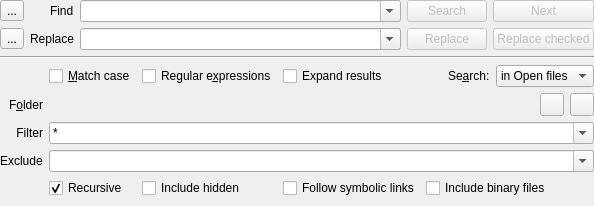
<?xml version="1.0" encoding="UTF-8"?>
<ui version="4.0">
 <class>SearchDialog</class>
 <widget class="QWidget" name="SearchDialog">
  <property name="geometry">
   <rect>
    <x>0</x>
    <y>0</y>
    <width>594</width>
    <height>206</height>
   </rect>
  </property>
  <layout class="QGridLayout" name="topLayout" rowstretch="0,0,0,1" columnstretch="0,0,1,0,0,0">
   <property name="margin">
    <number>0</number>
   </property>
   <item row="1" column="0">
    <widget class="QToolButton" name="displayOptions">
     <property name="text">
      <string>...</string>
     </property>
     <property name="checkable">
      <bool>true</bool>
     </property>
    </widget>
   </item>
   <item row="1" column="4">
    <widget class="KPushButton" name="replaceButton">
     <property name="enabled">
      <bool>false</bool>
     </property>
     <property name="text">
      <string>Replace</string>
     </property>
    </widget>
   </item>
   <item row="0" column="4">
    <widget class="KPushButton" name="searchButton">
     <property name="enabled">
      <bool>false</bool>
     </property>
     <property name="text">
      <string>Search</string>
     </property>
    </widget>
   </item>
   <item row="0" column="0">
    <widget class="QToolButton" name="newTabButton">
     <property name="text">
      <string>...</string>
     </property>
    </widget>
   </item>
   <item row="0" column="1" alignment="Qt::AlignRight">
    <widget class="QLabel" name="findLabel">
     <property name="text">
      <string>Find</string>
     </property>
     <property name="buddy">
      <cstring>searchCombo</cstring>
     </property>
    </widget>
   </item>
   <item row="1" column="1" alignment="Qt::AlignRight">
    <widget class="QLabel" name="replaceLabel">
     <property name="text">
      <string>Replace</string>
     </property>
     <property name="buddy">
      <cstring>replaceCombo</cstring>
     </property>
    </widget>
   </item>
   <item row="3" column="0" colspan="6">
    <widget class="QStackedWidget" name="stackedWidget">
     <property name="sizePolicy">
      <sizepolicy hsizetype="Preferred" vsizetype="Minimum">
       <horstretch>0</horstretch>
       <verstretch>0</verstretch>
      </sizepolicy>
     </property>
     <property name="currentIndex">
      <number>1</number>
     </property>
     <widget class="QWidget" name="resultPage">
      <layout class="QVBoxLayout" name="verticalLayout">
       <property name="margin">
        <number>0</number>
       </property>
       <item>
        <widget class="KTabWidget" name="resultTabWidget">
         <property name="tabsClosable">
          <bool>true</bool>
         </property>
         <property name="movable">
          <bool>true</bool>
         </property>
         <property name="automaticResizeTabs">
          <bool>true</bool>
         </property>
        </widget>
       </item>
      </layout>
     </widget>
     <widget class="QWidget" name="optionsPage">
      <layout class="QGridLayout" name="optionsLayout">
       <property name="margin">
        <number>0</number>
       </property>
       <item row="2" column="0">
        <spacer name="verticalSpacer">
         <property name="orientation">
          <enum>Qt::Vertical</enum>
         </property>
         <property name="sizeHint" stdset="0">
          <size>
           <width>1</width>
           <height>1</height>
          </size>
         </property>
        </spacer>
       </item>
       <item row="0" column="0">
        <widget class="QWidget" name="folderOptions" native="true">
         <property name="sizePolicy">
          <sizepolicy hsizetype="MinimumExpanding" vsizetype="Minimum">
           <horstretch>0</horstretch>
           <verstretch>0</verstretch>
          </sizepolicy>
         </property>
         <layout class="QGridLayout" name="gridLayout_2" rowstretch="0,0,0,0,0,0" columnstretch="0,0,0,0,0,10">
          <property name="margin">
           <number>0</number>
          </property>
          <item row="1" column="2">
           <widget class="QCheckBox" name="useRegExp">
            <property name="text">
             <string>Regular e&amp;xpressions</string>
            </property>
           </widget>
          </item>
          <item row="0" column="0" colspan="6">
           <widget class="Line" name="line">
            <property name="orientation">
             <enum>Qt::Horizontal</enum>
            </property>
           </widget>
          </item>
          <item row="2" column="1" colspan="5">
           <layout class="QHBoxLayout" name="horizontalLayout_3">
            <item>
             <widget class="KUrlComboRequester" name="folderRequester">
              <property name="mode">
               <set>KFile::Directory|KFile::ExistingOnly|KFile::LocalOnly</set>
              </property>
             </widget>
            </item>
            <item>
             <widget class="QToolButton" name="folderUpButton">
              <property name="toolTip">
               <string>Go one folder up.</string>
              </property>
             </widget>
            </item>
            <item>
             <widget class="QToolButton" name="currentFolderButton">
              <property name="toolTip">
               <string>Use the current document's path.</string>
              </property>
             </widget>
            </item>
           </layout>
          </item>
          <item row="3" column="1" colspan="5">
           <widget class="KComboBox" name="filterCombo">
            <property name="editable">
             <bool>true</bool>
            </property>
            <property name="insertPolicy">
             <enum>QComboBox::InsertAtTop</enum>
            </property>
            <item>
             <property name="text">
              <string>*</string>
             </property>
            </item>
           </widget>
          </item>
          <item row="3" column="0">
           <widget class="QLabel" name="filterLabel">
            <property name="text">
             <string>Filter</string>
            </property>
            <property name="alignment">
             <set>Qt::AlignRight|Qt::AlignTrailing|Qt::AlignVCenter</set>
            </property>
            <property name="buddy">
             <cstring>filterCombo</cstring>
            </property>
           </widget>
          </item>
          <item row="1" column="3">
           <widget class="QCheckBox" name="expandResults">
            <property name="text">
             <string extracomment="When this is checked the result treeview will be expanded after a search">Expand results</string>
            </property>
           </widget>
          </item>
          <item row="5" column="1">
           <widget class="QCheckBox" name="recursiveCheckBox">
            <property name="text">
             <string>Recursive</string>
            </property>
            <property name="checked">
             <bool>true</bool>
            </property>
           </widget>
          </item>
          <item row="4" column="1" colspan="5">
           <widget class="KComboBox" name="excludeCombo">
            <property name="editable">
             <bool>true</bool>
            </property>
           </widget>
          </item>
          <item row="2" column="0">
           <widget class="QLabel" name="folderLabel">
            <property name="text">
             <string>F&amp;older</string>
            </property>
            <property name="alignment">
             <set>Qt::AlignRight|Qt::AlignTrailing|Qt::AlignVCenter</set>
            </property>
            <property name="buddy">
             <cstring>folderRequester</cstring>
            </property>
           </widget>
          </item>
          <item row="4" column="0" alignment="Qt::AlignRight">
           <widget class="QLabel" name="excludeLabel">
            <property name="text">
             <string>Exclude</string>
            </property>
            <property name="buddy">
             <cstring>excludeCombo</cstring>
            </property>
           </widget>
          </item>
          <item row="1" column="1">
           <widget class="QCheckBox" name="matchCase">
            <property name="text">
             <string>&amp;Match case</string>
            </property>
           </widget>
          </item>
          <item row="5" column="4">
           <widget class="QCheckBox" name="binaryCheckBox">
            <property name="text">
             <string>Include binary files</string>
            </property>
           </widget>
          </item>
          <item row="5" column="2">
           <widget class="QCheckBox" name="hiddenCheckBox">
            <property name="text">
             <string>Include hidden</string>
            </property>
           </widget>
          </item>
          <item row="5" column="3">
           <widget class="QCheckBox" name="symLinkCheckBox">
            <property name="text">
             <string>Follow symbolic links</string>
            </property>
           </widget>
          </item>
          <item row="1" column="4" colspan="2">
           <layout class="QHBoxLayout" name="horizontalLayout_4">
            <item>
             <spacer name="horizontalSpacer">
              <property name="orientation">
               <enum>Qt::Horizontal</enum>
              </property>
              <property name="sizeHint" stdset="0">
               <size>
                <width>1</width>
                <height>1</height>
               </size>
              </property>
             </spacer>
            </item>
            <item>
             <widget class="QLabel" name="label">
              <property name="text">
               <string>Se&amp;arch:</string>
              </property>
              <property name="buddy">
               <cstring>searchPlaceCombo</cstring>
              </property>
             </widget>
            </item>
            <item>
             <widget class="KComboBox" name="searchPlaceCombo">
              <item>
               <property name="text">
                <string>in Open files</string>
               </property>
              </item>
              <item>
               <property name="text">
                <string>in Folder</string>
               </property>
              </item>
             </widget>
            </item>
           </layout>
          </item>
         </layout>
        </widget>
       </item>
      </layout>
     </widget>
    </widget>
   </item>
   <item row="0" column="5">
    <widget class="QStackedWidget" name="nextAndStop">
     <property name="sizePolicy">
      <sizepolicy hsizetype="Minimum" vsizetype="Minimum">
       <horstretch>0</horstretch>
       <verstretch>0</verstretch>
      </sizepolicy>
     </property>
     <property name="currentIndex">
      <number>0</number>
     </property>
     <widget class="QWidget" name="page_3">
      <property name="sizePolicy">
       <sizepolicy hsizetype="Minimum" vsizetype="Minimum">
        <horstretch>0</horstretch>
        <verstretch>0</verstretch>
       </sizepolicy>
      </property>
      <layout class="QHBoxLayout" name="horizontalLayout">
       <property name="margin">
        <number>0</number>
       </property>
       <item>
        <widget class="KPushButton" name="nextButton">
         <property name="enabled">
          <bool>false</bool>
         </property>
         <property name="text">
          <string>Next</string>
         </property>
        </widget>
       </item>
      </layout>
     </widget>
     <widget class="QWidget" name="stopButtonPage">
      <property name="sizePolicy">
       <sizepolicy hsizetype="Minimum" vsizetype="Minimum">
        <horstretch>0</horstretch>
        <verstretch>0</verstretch>
       </sizepolicy>
      </property>
      <layout class="QHBoxLayout" name="horizontalLayout_2">
       <property name="margin">
        <number>0</number>
       </property>
       <item>
        <widget class="KPushButton" name="stopButton">
         <property name="sizePolicy">
          <sizepolicy hsizetype="MinimumExpanding" vsizetype="Fixed">
           <horstretch>0</horstretch>
           <verstretch>0</verstretch>
          </sizepolicy>
         </property>
         <property name="text">
          <string>Stop</string>
         </property>
        </widget>
       </item>
      </layout>
     </widget>
    </widget>
   </item>
   <item row="0" column="2" colspan="2">
    <widget class="KHistoryComboBox" name="searchCombo">
     <property name="editable">
      <bool>true</bool>
     </property>
     <property name="autoCompletion">
      <bool>true</bool>
     </property>
    </widget>
   </item>
   <item row="1" column="2" colspan="2">
    <widget class="KHistoryComboBox" name="replaceCombo">
     <property name="editable">
      <bool>true</bool>
     </property>
     <property name="autoCompletion">
      <bool>true</bool>
     </property>
    </widget>
   </item>
   <item row="1" column="5">
    <widget class="KPushButton" name="replaceCheckedBtn">
     <property name="enabled">
      <bool>false</bool>
     </property>
     <property name="text">
      <string>Replace checked</string>
     </property>
    </widget>
   </item>
  </layout>
 </widget>
 <customwidgets>
  <customwidget>
   <class>KComboBox</class>
   <extends>QComboBox</extends>
   <header>kcombobox.h</header>
  </customwidget>
  <customwidget>
   <class>KUrlComboRequester</class>
   <extends>KUrlRequester</extends>
   <header>kurlrequester.h</header>
  </customwidget>
  <customwidget>
   <class>KPushButton</class>
   <extends>QPushButton</extends>
   <header>kpushbutton.h</header>
  </customwidget>
  <customwidget>
   <class>KUrlRequester</class>
   <extends>QFrame</extends>
   <header>kurlrequester.h</header>
  </customwidget>
  <customwidget>
   <class>KTabWidget</class>
   <extends>QTabWidget</extends>
   <header>ktabwidget.h</header>
   <container>1</container>
  </customwidget>
  <customwidget>
   <class>KHistoryComboBox</class>
   <extends>KComboBox</extends>
   <header>khistorycombobox.h</header>
  </customwidget>
 </customwidgets>
 <tabstops>
  <tabstop>newTabButton</tabstop>
  <tabstop>searchCombo</tabstop>
  <tabstop>replaceCombo</tabstop>
  <tabstop>searchButton</tabstop>
  <tabstop>nextButton</tabstop>
  <tabstop>stopButton</tabstop>
  <tabstop>replaceButton</tabstop>
  <tabstop>replaceCheckedBtn</tabstop>
  <tabstop>matchCase</tabstop>
  <tabstop>useRegExp</tabstop>
  <tabstop>expandResults</tabstop>
  <tabstop>searchPlaceCombo</tabstop>
  <tabstop>folderRequester</tabstop>
  <tabstop>folderUpButton</tabstop>
  <tabstop>currentFolderButton</tabstop>
  <tabstop>filterCombo</tabstop>
  <tabstop>excludeCombo</tabstop>
  <tabstop>recursiveCheckBox</tabstop>
  <tabstop>hiddenCheckBox</tabstop>
  <tabstop>symLinkCheckBox</tabstop>
  <tabstop>binaryCheckBox</tabstop>
  <tabstop>displayOptions</tabstop>
  <tabstop>resultTabWidget</tabstop>
 </tabstops>
 <connections/>
</ui>
